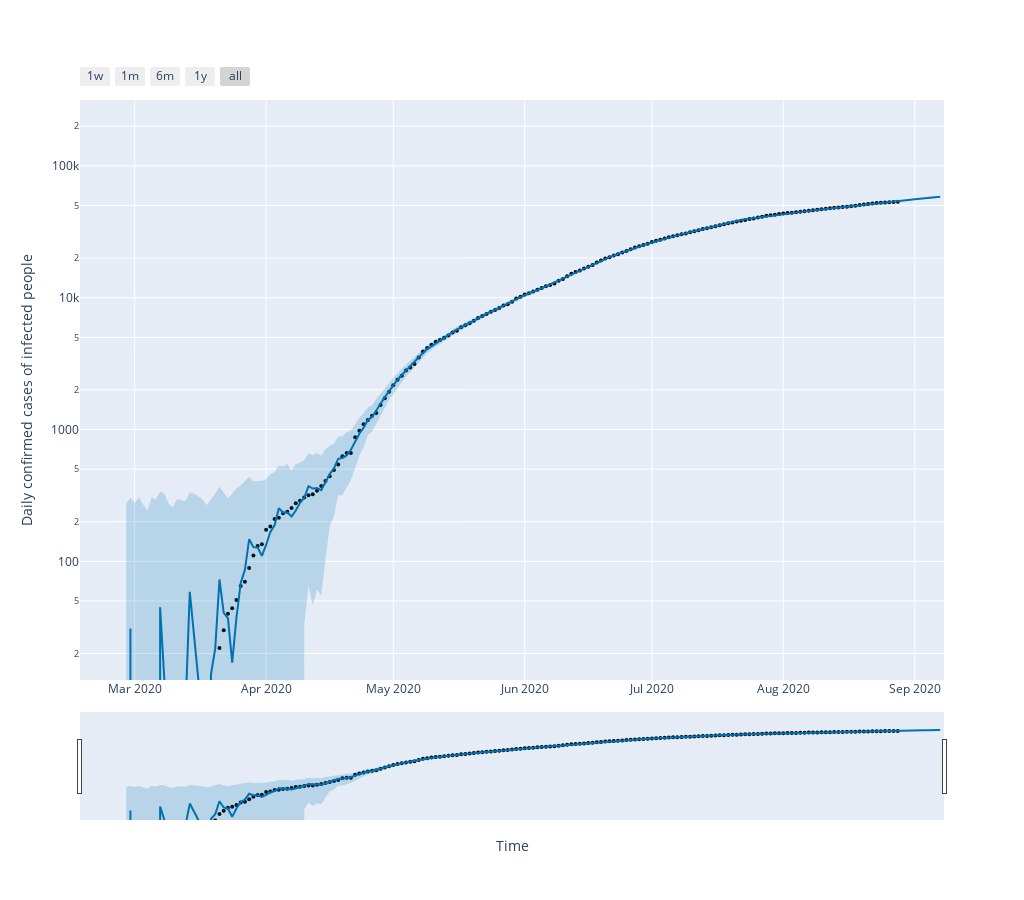

The notebook cell this image was saved under:
### Code cell
# Render figure better
import plotly.offline as py
from fbprophet.plot import plot_plotly

fig= plot_plotly(my_model, forecast)

fig.update_layout(
    width=1024,
    height=900,
    xaxis_title="Time",
    yaxis_title="Daily confirmed cases of infected people"
)

fig.update_yaxes(type="log", range= [1.1, 5.5])
py.iplot(fig)

### Figure 1 — Plotly figure (JSON) as saved in the notebook; plotly's stock layout.template omitted (floating-point values rounded to 4 significant figures; data arrays with more than 128 entries replaced by an {"elided": "..."} marker saying what was removed)
{"data": [{"marker": {"color": "black", "size": 4}, "mode": "markers", "name": "Actual", "type": "scatter", "x": {"elided": "183 str values"}, "y": {"elided": "183 int values"}}, {"hoverinfo": "skip", "line": {"width": 0}, "mode": "lines", "type": "scatter", "x": {"elided": "193 str values"}, "y": {"elided": "193 float values"}}, {"fill": "tonexty", "fillcolor": "rgba(0, 114, 178, 0.2)", "line": {"color": "#0072B2", "width": 2}, "mode": "lines", "name": "Predicted", "type": "scatter", "x": {"elided": "193 str values"}, "y": {"elided": "193 float values"}}, {"fill": "tonexty", "fillcolor": "rgba(0, 114, 178, 0.2)", "hoverinfo": "skip", "line": {"width": 0}, "mode": "lines", "type": "scatter", "x": {"elided": "193 str values"}, "y": {"elided": "193 float values"}}], "layout": {"height": 900, "showlegend": false, "width": 1024, "xaxis": {"rangeselector": {"buttons": [{"count": 7, "label": "1w", "step": "day", "stepmode": "backward"}, {"count": 1, "label": "1m", "step": "month", "stepmode": "backward"}, {"count": 6, "label": "6m", "step": "month", "stepmode": "backward"}, {"count": 1, "label": "1y", "step": "year", "stepmode": "backward"}, {"step": "all"}]}, "rangeslider": {"visible": true}, "title": {"text": "Time"}, "type": "date"}, "yaxis": {"range": [1.1, 5.5], "title": {"text": "Daily confirmed cases of infected people"}, "type": "log"}}}
